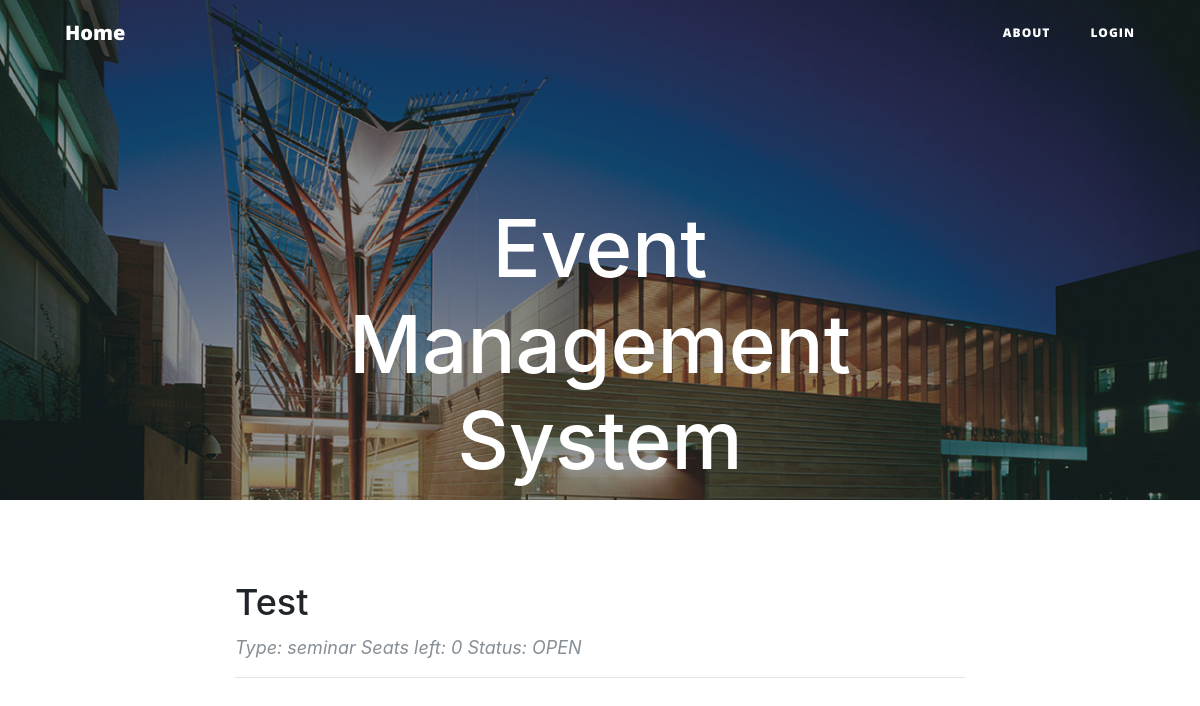
Before: / with the older database file.
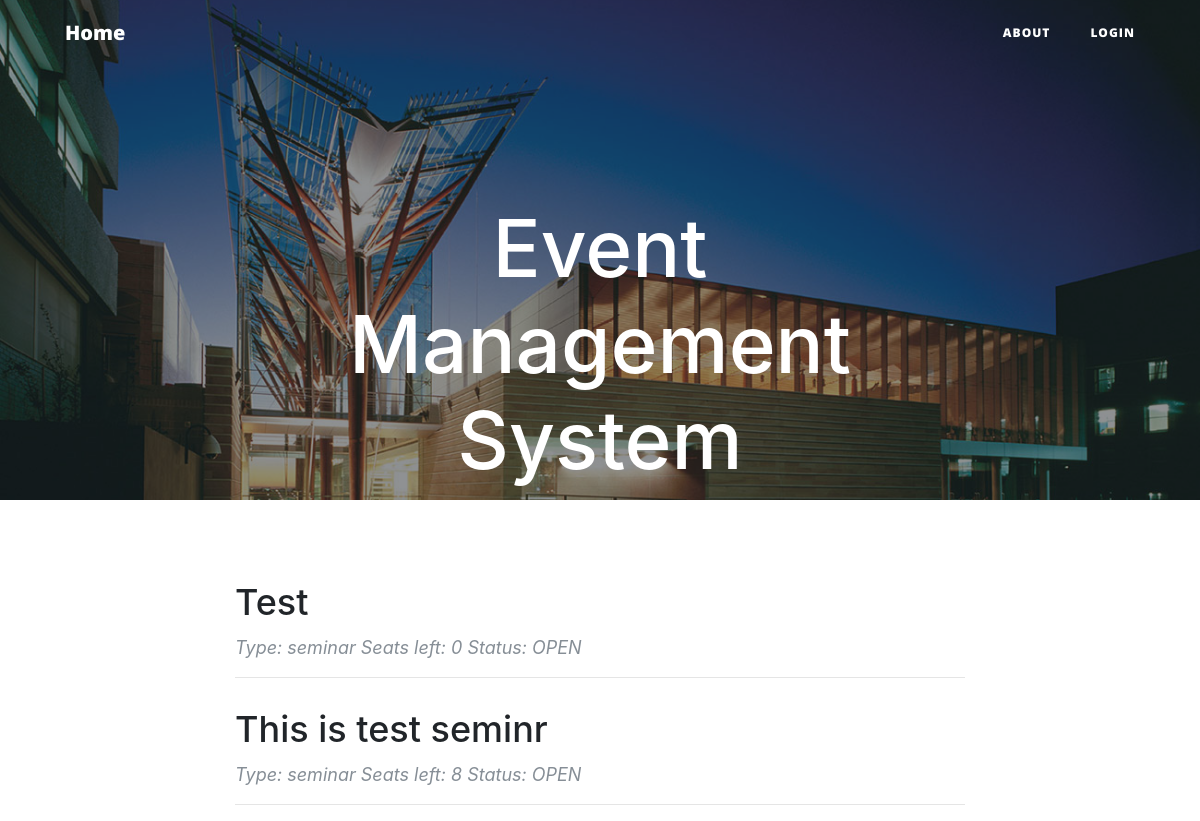
After: the same page with the newer database file.
### event.py (models this page shows, shortened)
class Seminar(db.Model):
    __tablename__ = 'seminars'
    seminar_id = db.Column(db.Integer, primary_key=True)
    title = db.Column(db.String(120))
    details = db.Column(db.UnicodeText)
    start = db.Column(db.String(80))
    end = db.Column(db.String(80))
    capacity = db.Column(db.Integer)
    status = db.Column(db.String(80))
    creater = db.Column(db.String(80))
    users = db.relationship('User',secondary=seminar_realation,
                            backref=db.backref('seminar_users_all', lazy='dynamic'))
    sessions = db.relationship('Session',secondary=seminar_session,
                            backref=db.backref('session_all', lazy='dynamic'))

### route.py (the view)
@app.route('/')
def index():
    Eventsystem.check_statu()
    return render_template('index.html', events = Event.query.all(), seminars = Seminar.query.all())

### EventSystem.py (called while the page is built)
    @staticmethod
    def check_statu():
        now = datetime.now()
        for event in Event.query.all():
            end = datetime.strptime(event.end, "%d-%m-%Y")
            if end < now:
                event.status = 'CLOSED'
                db.session.add(event)
                db.session.commit()
        for seminar in Seminar.query.all():
            end = datetime.strptime(seminar.end, "%d-%m-%Y")
            if end < now:
                seminar.status = 'CLOSED'
                db.session.add(seminar)
                db.session.commit()
        for session in Session.query.all():
            end = datetime.strptime(session.end, "%d-%m-%Y")
            if end < now:
                session.status = 'CLOSED'
                db.session.add(session)
                db.session.commit()

### templates/index.html (shortened to what this page needs)
{% extends 'base.html' %}
{% block body %}
<header class="masthead" style="background-image: url('{{ url_for('static',filename='asb-unsw-campus-53.jpg')}}'); width: auto; height:500px;">
    <div class="overlay"></div>
    <div class="container">
        <div class="row">
            <div class="col-lg-8 col-md-10 mx-auto">
                <div class="site-heading">
                    <h1>Event Management System</h1>
                </div>
            </div>
        </div>
    </div>
</header>
<div class="container">
    <div class="row">
        <div class="col-lg-8 col-md-10 mx-auto">
        </div>
    </div>
</div>
<div class="container">
    <div class="row">
        <div class="col-lg-8 col-md-10 mx-auto">
            {% for seminar  in seminars %}
                <div class="post-preview">
                    <a href="{{ url_for('seminarinfo', seminarId = seminar.seminar_id) }}">
                        <h2 class="post-title">
                            {{seminar.title}}
                        </h2>
                    </a>
                    <p class="post-meta">Type: seminar Seats left: {{ seminar.capacity - seminar.seminars_all.count() }} Status: {{seminar.status}}</p>
                </div>
                <hr>
            {% endfor %}
        </div>
    </div>
</div>
{% endblock %}

### templates/base.html (shortened to what this page needs)
<!DOCTYPE html>
<html lang="en">
    <head>
        <link rel = stylesheet type="text/css" href="{{ url_for('static',filename = 'font-awesome.min.css')}}"/>
        <link rel = stylesheet type="text/css" href="{{ url_for('static',filename = 'clean-blog.min.css')}}"/>
        <link rel = stylesheet type="text/css" href="{{ url_for('static',filename = 'bootstrap.min.css')}}"/>
    </head>
    <body>
        <nav  class="navbar navbar-expand-lg navbar-light fixed-top" id="mainNav">
            <div class="container">
                <a class="navbar-brand" href="{{url_for('index')}}">Home</a>
                <div class="collapse navbar-collapse" id="navbarResponsive">
                    <ul class="navbar-nav ml-auto">
                        <li class="nav-item">
                            <a class="nav-link" href="{{ url_for('about') }}">About</a>
                        </li>
                        {% if current_user.is_anonymous %}
                        <li class="nav-item">
                                <a class="nav-link" href="{{ url_for('login') }}">Login</a>
                        </li>
                        {% else %}
                        <li class="nav-item">
                            <a class="nav-link" href="{{ url_for('logout') }}">Logout</a>
                        </li>
                        {% endif %}
                    </ul>
                </div>
            </div>
        </nav>
        {% block body %}{% endblock %}
    </body>
</html>

Changed rows visible on the page:
added Seminar: title "This is test seminr", seminar.capacity-seminar.seminars_all.count() "8", status "OPEN"
